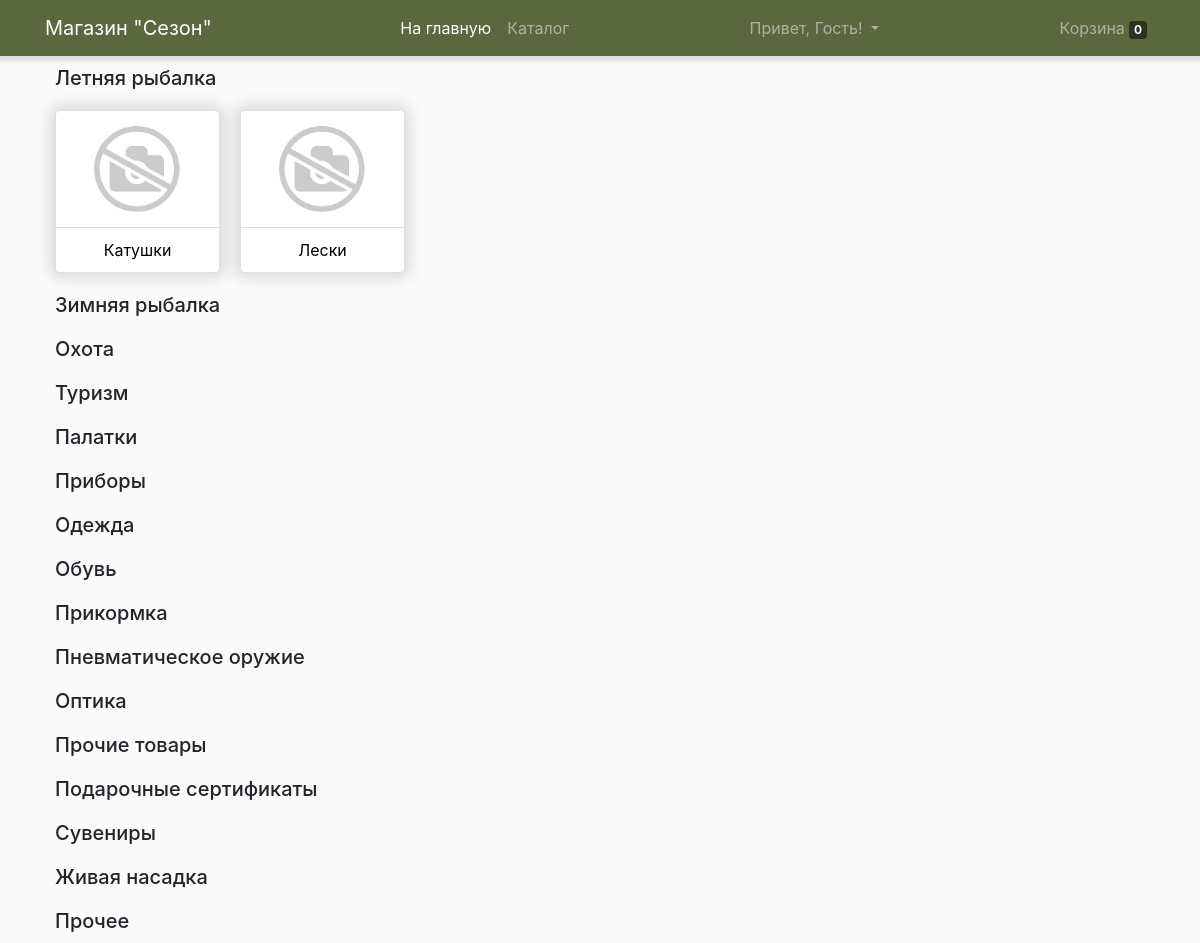
Page /catalog/ on the committed database.
### welcome/models.py (models this page shows, shortened)
class Part(models.Model):
	name = models.CharField(max_length=100)
	slug = models.SlugField(blank=True)
	image = models.ImageField(upload_to=image_folder, default='no_foto.jpg')
	def get_absolute_url(self):
		return reverse('part_detail', kwargs={'part_slug': self.slug})

class Category(models.Model):
	name = models.CharField(max_length=100)
	part = models.ForeignKey(Part, on_delete=models.CASCADE)
	slug = models.SlugField(blank=True)
	image = models.ImageField(upload_to=image_folder, default='no_foto.jpg')
	def get_absolute_url(self):
		return reverse('category_detail', kwargs={'category_slug': self.slug})

### welcome/views.py (the view)
# urls.py: url(r'^catalog/$', catalog_view, name='catalog'),
def catalog_view(request):
	try:
		cart_id = request.session['cart_id']
		cart = Cart.objects.get(id=cart_id)
		request.session['total'] = cart.items.count()
	except:
		cart = Cart()
		cart.save()
		cart_id = cart.id
		request.session['cart_id'] = cart_id
		cart = Cart.objects.get(id=cart_id)
	categories = Category.objects.all()
	parts = Part.objects.all()
	context = {
		'categories': categories,
		'parts': parts,
		"cart": cart,
	}
	return render(request, 'catalog.html', context)

### welcome/templates/catalog.html (shortened to what this page needs)
{% extends 'base.html' %}
{% load static %}
{% block content %}
{% for part in parts %}
<div class="row" style="margin: 0;">
  <div class="col-xl-12 col-lg-12 col-md-12 col-sm-12 col-12">
    <h5 class="my-4">{{part.name}}</h5>
  </div>
</div>
<div class="row" style="margin: 0;">
{% for category in categories %}
  {% if category.part == part %}
    <div class="col-xl-2 col-lg-3 col-md-4 col-sm-6 col-6">
      <div class="card h-100">
        <a href="{{ category.get_absolute_url }}"><img class="card-img-top" src="{{ category.image.url }}" alt=""></a>
        <hr class="card-hr">
        <div class="card-body">
          <div class="card-title text-center">
            <a href="{{ category.get_absolute_url }}">{{ category.name }}</a>
          </div>
        </div>
      </div>
    </div>
  {% endif %}
{% endfor %}
</div>
{% endfor %}
{% endblock content %}

### static_in_dev/css/shop-homepage.css (style rules this page uses)
body { padding-top: 56px; background-color: #fafafa; }
hr { margin: 10px -5px 10px -5px; padding: 0; border: 0; border-top: 1px solid rgba(0,0,0,.125) }
h1, h2, h3, h4, h5, h6 { margin: 0; padding: 0; }
.card-hr { margin: 0; }
.card { box-shadow: 0 0 15px 5px rgba(0, 0, 0, 0.125); border: 1px solid rgba(0,0,0,.125); border-radius: .3rem; }
.card-body { padding: 10px; }
.card-title { margin: 0; }
.card-img-top { width: 100%; padding: 10px; }
.my-4 { margin: 0 !important; }
a { color: black; text-decoration: none; }

### rows in the picture
Part: name "Летняя рыбалка"
Category: image (placeholder picture), name "Катушки"
Category: image (placeholder picture), name "Лески"
Part: name "Зимняя рыбалка"
Part: name "Охота"
Part: name "Туризм"
Part: name "Палатки"
Part: name "Приборы"
Part: name "Одежда"
Part: name "Обувь"
Part: name "Прикормка"
Part: name "Пневматическое оружие"
Part: name "Оптика"
Part: name "Прочие товары"
Part: name "Подарочные сертификаты"
Part: name "Сувениры"
Part: name "Живая насадка"
Part: name "Прочее"
